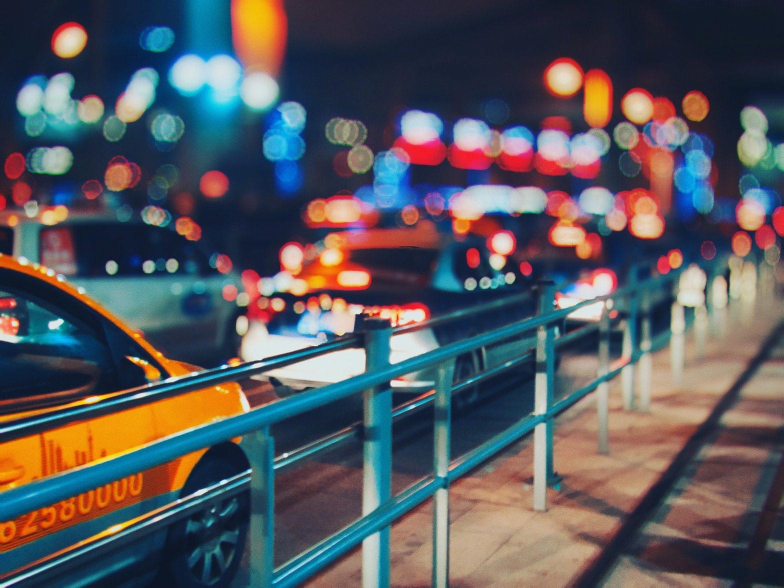
#> input picture images/cab_bokeh.jpg, 1567 x 1175 px (shown at 1/2 size)
$ python calculate_blurriness.py --img-path ../images/cab_bokeh.jpg   (older library calls are emulated)
#> lines starting #> are read from the running program, lines starting #| are printed output that depends on the picture
from argparse import ArgumentParser

import cv2
import numpy as np
from skimage import restoration

LOW_THRESHOLD = 89
HIGH_THRESHOLD = 400


def get_args():
    arg_parser = ArgumentParser()
    arg_parser.add_argument('--img-path', type=str,
                            help='Path to the image.')
    args = arg_parser.parse_args()
    return args


def calculate_laplacian_max(image):
    '''
    Apply Laplacian filter and return the brightest pixel
    '''
    return cv2.Laplacian(image, cv2.CV_64F).max()


def deblur_image(image):
    '''
    Deconvolve image with the Wiener algorithm.
    '''
    point_spread_function = np.ones((5, 5)) / 25
    deconvolved = restoration.wiener(image,
                                     point_spread_function,
                                     balance=1, clip=False)
    return deconvolved


def normalize(*, value, prev_bounds, new_bounds):
    '''
    Scale number from previous range to new range.
    '''
    value = HIGH_THRESHOLD if value >= HIGH_THRESHOLD else value
    prev_lower, prev_upper = prev_bounds
    new_lower, new_upper = new_bounds
    prev_delta = prev_upper - prev_lower
    new_delta = new_upper - new_lower

    return (((value - prev_lower) * new_delta ) / prev_delta) + new_lower


def calculate_blurriness(*, img_path):
#> called with img_path = '../images/cab_bokeh.jpg'
    img = cv2.imread(img_path, cv2.IMREAD_GRAYSCALE)
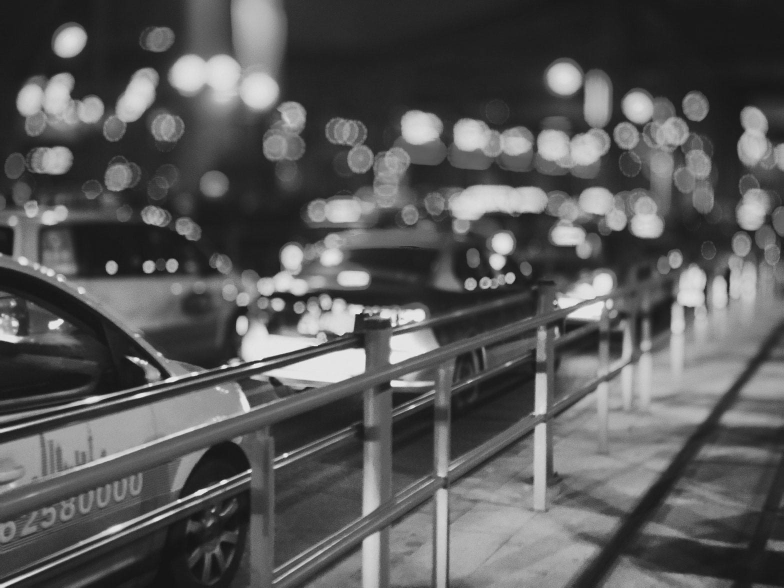
#> img: shape (1175, 1567) (shown at 1/2 size); min 14, max 254, mean 88.5
    if img is None:
        raise TypeError(f'Image at {img_path} does not exist!')

    laplacian_max = calculate_laplacian_max(img)
#> laplacian_max = 208

    if laplacian_max <= LOW_THRESHOLD:
        # deblur very blurry images
        deblurred_img = deblur_image(img)
        laplacian_max = calculate_laplacian_max(deblurred_img)

    if laplacian_max <= LOW_THRESHOLD:
        new_bounds = (1, 2)
        prev_bounds = (1, LOW_THRESHOLD)
    else:
        new_bounds = (2, 5)
        prev_bounds = (LOW_THRESHOLD, HIGH_THRESHOLD)

    return normalize(value=laplacian_max,
                     prev_bounds=prev_bounds,
                     new_bounds=new_bounds)


def main():
    args = get_args()
    img_path = args.img_path
    blurriness_score = calculate_blurriness(img_path=img_path)
#> blurriness_score = 3.15
    print(f"Image: {img_path}\nBlurriness Score: {blurriness_score:.3f}")
#| Image: ../images/cab_bokeh.jpg
#| Blurriness Score: 3.148


if __name__ == '__main__':
    main()

$ run again, on images/school_bus.jpg
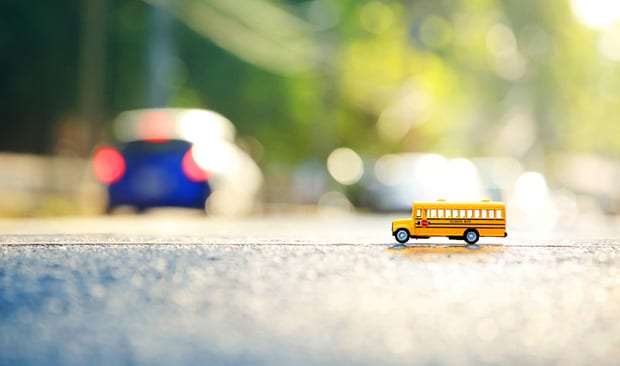
#> input picture images/school_bus.jpg, 620 x 366 px
#> in calculate_blurriness, `img = cv2.imread(img_path, cv2.IMREAD_GRAYSCALE)`:
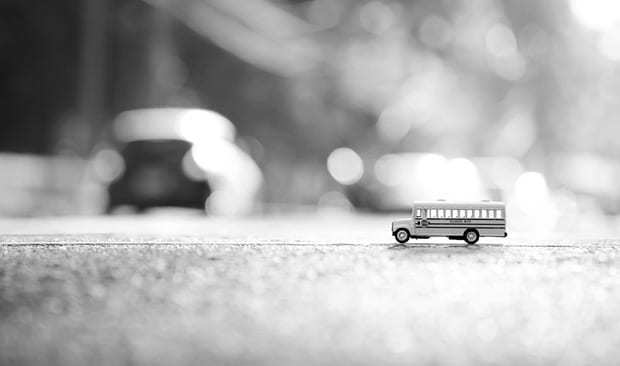
#> img: shape (366, 620); min 0, max 255, mean 175.1
#> laplacian_max = 325
#> blurriness_score = 4.28
#| Image: ../images/school_bus.jpg
#| Blurriness Score: 4.277
